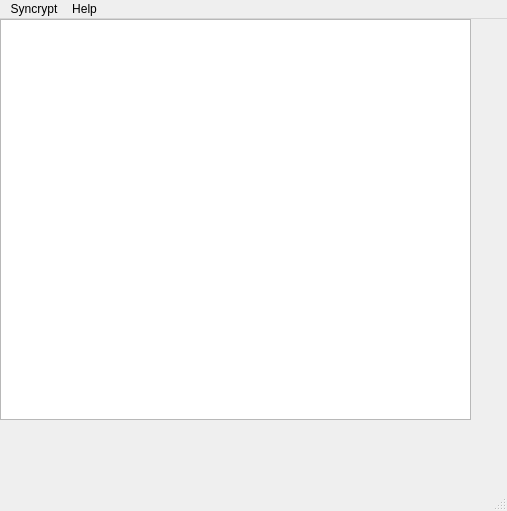
<?xml version="1.0" encoding="UTF-8"?>
<ui version="4.0">
 <class>SyncryptWindow</class>
 <widget class="QMainWindow" name="SyncryptWindow">
  <property name="windowModality">
   <enum>Qt::NonModal</enum>
  </property>
  <property name="geometry">
   <rect>
    <x>0</x>
    <y>0</y>
    <width>507</width>
    <height>511</height>
   </rect>
  </property>
  <property name="windowTitle">
   <string>Syncrypt</string>
  </property>
  <property name="documentMode">
   <bool>false</bool>
  </property>
  <property name="tabShape">
   <enum>QTabWidget::Rounded</enum>
  </property>
  <property name="unifiedTitleAndToolBarOnMac">
   <bool>false</bool>
  </property>
  <widget class="QWidget" name="centralwidget">
   <widget class="QListWidget" name="vaultList">
    <property name="geometry">
     <rect>
      <x>0</x>
      <y>0</y>
      <width>471</width>
      <height>401</height>
     </rect>
    </property>
   </widget>
  </widget>
  <widget class="QMenuBar" name="menubar">
   <property name="geometry">
    <rect>
     <x>0</x>
     <y>0</y>
     <width>507</width>
     <height>22</height>
    </rect>
   </property>
   <widget class="QMenu" name="menuHilfe">
    <property name="title">
     <string>Syncrypt</string>
    </property>
    <addaction name="actionAdd_a_Vault"/>
    <addaction name="action_Quit"/>
   </widget>
   <widget class="QMenu" name="menuHilfe_2">
    <property name="title">
     <string>Help</string>
    </property>
    <addaction name="actionFeedback_senden"/>
    <addaction name="action_ber"/>
   </widget>
   <addaction name="menuHilfe"/>
   <addaction name="menuHilfe_2"/>
  </widget>
  <widget class="QStatusBar" name="statusbar"/>
  <action name="actionFeedback_senden">
   <property name="text">
    <string>Feedback senden</string>
   </property>
  </action>
  <action name="action_ber">
   <property name="text">
    <string>Über</string>
   </property>
  </action>
  <action name="actionAdd_a_Vault">
   <property name="text">
    <string>Add a Vault...</string>
   </property>
  </action>
  <action name="action_Quit">
   <property name="text">
    <string>&amp;Quit</string>
   </property>
  </action>
 </widget>
 <resources/>
 <connections/>
</ui>
